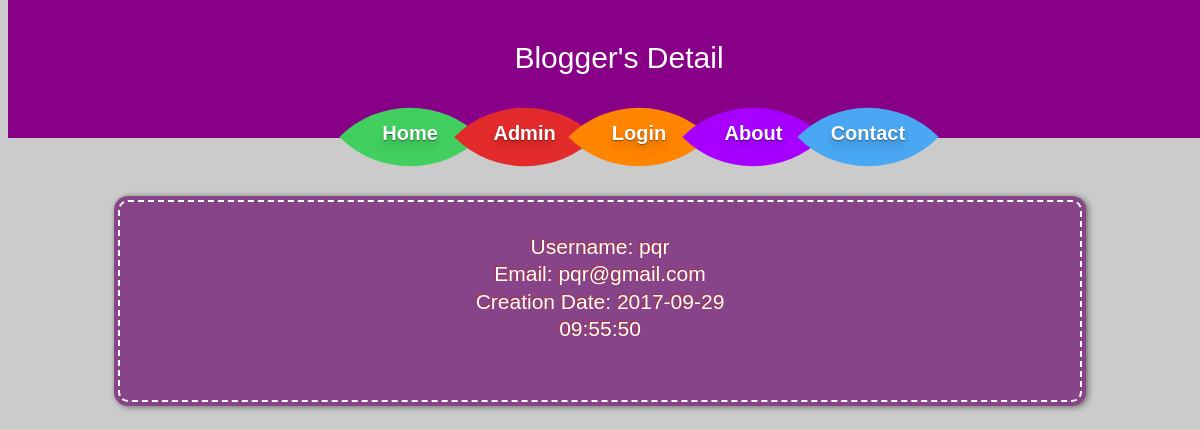
The app's page /files/blogger.php?id=pqr with its own data.
### tables this page shows
CREATE TABLE `blogger_info` (
  `blogger_id` int(11) NOT NULL,
  `blogger_username` varchar(255) NOT NULL,
  `blogger_password` varchar(255) NOT NULL,
  `hash` varchar(255) NOT NULL,
  `pass` varchar(255) NOT NULL,
  `blogger_email` varchar(255) NOT NULL,
  `blogger_creation_date` datetime NOT NULL DEFAULT CURRENT_TIMESTAMP,
  `blogger_updated_date` datetime NOT NULL DEFAULT CURRENT_TIMESTAMP,
  `blogger_end_date` datetime NOT NULL DEFAULT CURRENT_TIMESTAMP,
  `blogger_is_active` varchar(10) NOT NULL DEFAULT 'active'
);

### files/blogger.php (the view, shortened to what this page needs)
<!DOCTYPE html>
<html>
<head>
<link rel="stylesheet" href="css/style.css" />
</head>
<body>
<div class="header"><center>
<div class="welcome"><p>Blogger's Detail </p></div>
</center>
	<nav>
  <ul class="top-menu">
    <li><a href="blog.php">Home</a><div class="menu-item" id="home"></div></li>
    <li><a href="admin.php">Admin</a><div class="menu-item" id="cataloge"></div></li>
    <li><a href="login.php">Login</a><div class="menu-item" id="price"></div></li>
    <li><a href="about.php">About</a><div class="menu-item" id="about"></div></li>
    <li><a href="contact.php">Contact</a><div class="menu-item" id="contact"></div></li>
  </ul>
	</nav>
</div>
<?php
 require('db.php');
if(isset($_GET['id']))
{
	$id=$_GET['id'];
	$res=mysqli_query($connection, "select * from blogger_info where blogger_username='$id'");
	while($row=mysqli_fetch_assoc($res))
{ ?>
<div class="container">
<div class="">
<div class="stitched1">
<center>
<div class="form">
<p>Username: <?php echo $row['blogger_username'];?><br/>
	Email: <?php echo $row['blogger_email'];?><br/>
Creation Date: <?php echo $row['blogger_creation_date'];?></p>
<br>
<?Php
}
}?>
</center>
</div>
</div>
</div>
</body>
</html>

### files/css/style.css (style rules this page uses)
body { font-family:Arial, Sans-Serif; background:#cbcbcb; }
a { color:#789; text-decoration:none; }
.form { text-align:center; width: 250px; margin-top:5px; }
.stitched1 { padding: 10px; margin: 10px; background: #848; color: #fff; font-size: 21px; font-weight: bold; line-height: 1.3em; border: 2px dashed #fff; border-radius: 10px; box-shadow: 0 0 0 4px #848, 2px 1px 6px 4px rgba(10, 10, 0, 0.5); text-shadow: -1px -1px #aa3030; font-weight: normal; }
nav { width: 960px; height: 10px; margin: 10px auto; text-align: center; }
.top-menu li { display: inline-block; text-align: center; margin: 30px 5px; position: relative; -webkit-transition: all 0.3s ease; -moz-transition: all 0.3s ease; -o-transition: all 0.3s ease; }
.top-menu li a { width: 100px; height: 100px; z-index: 9999; position: absolute; top: 35px; font-weight: bold; display: block; text-decoration: none; font-size: 20px; color: #fff; text-shadow: 0px 1px 1px rgba(0,0,0,0.4), 0px 4px 6px rgba(0,0,0,0.1), 0px 9px 11px rgba(0,0,0,0.1); -webkit-transition: all 0.1s linear; -moz-transition: all 0.1s linear; -o-transition: all 0.1s linear; }
.top-menu li div.menu-item { width: 100px; height: 100px; display: block; -webkit-transition: all 0.2s ease; -moz-transition: all 0.2s ease; -o-transition: all 0.2s ease; -webkit-border-top-left-radius: 100px; -webkit-border-bottom-right-radius: 100px; -moz-border-radius-topleft: 100px; -moz-border-radius-bottomright: 100px; border-top-left-radius: 100px; border-bottom-right-radius: 100px; -webkit-transform: rotate(45deg); -moz-transform: rotate(45deg); -o-transform: rotate(45deg); }
#home { background: #41D05F; }
#cataloge { background: #E42B2B; }
#price { background: #ff8400; }
#about { background: #a800ff; }
#contact { background: #49a7f3; }
.welcome { height:0px; font-size:30px; color:white; }
.header { background:#808; position: fixed; height: 116px; margin-left:0px; padding:11px; top: 0; width: 100%; z-index: 100; }
.container { margin: 100px; margin-top:200px; }

### records on screen
blogger_info: blogger_username "pqr", blogger_email "pqr@gmail.com", blogger_creation_date "2017-09-29 09:55:50"
